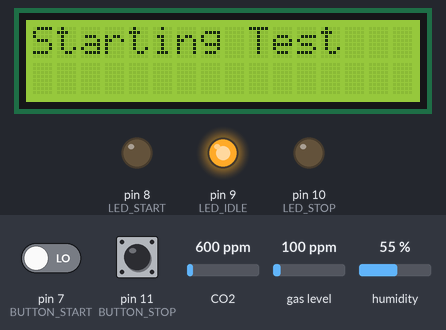
Bench run of a sketch on a simulated Arduino Uno, built with avr-gcc and run on an emulated ATmega328P. Parts: 16×2 character LCD, output pins drawn as LEDs (lit = HIGH). Inputs (shaded band) come from the test bench; at power-on: gas level 100 ppm, pin 7 (BUTTON_START) LOW, pin 11 (BUTTON_STOP) LOW, CO2 600 ppm, humidity 55 %. What the sketch prints to the serial monitor is not drawn.

Above: at 1.2 s.
1.3 s: gas level set to 20 ppm
At 5.7 s:
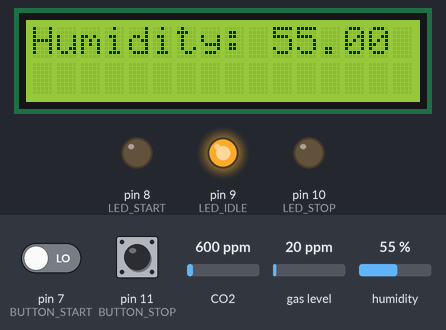
At 11.3 s:
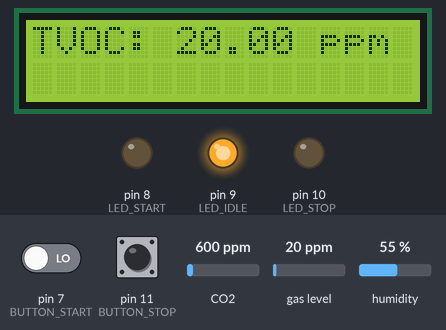
11.6 s: pin 7 (BUTTON_START) driven HIGH
At 15.7 s:
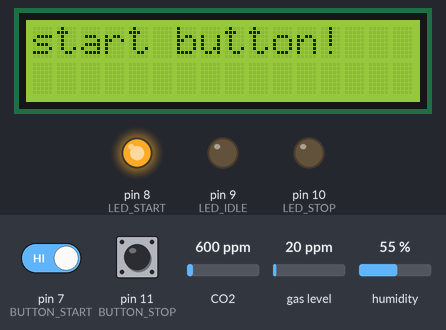
Timing chart, 0 to 17.2 s (numbered marks = the images above; inputs shaded):
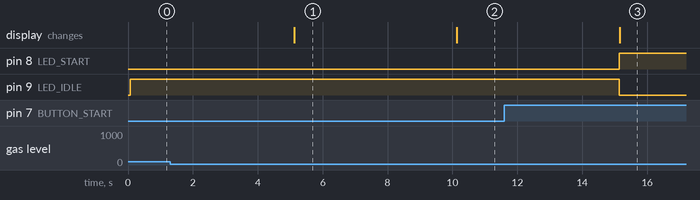

The sketch:

sensor_integrate.ino
```cpp
#include <Arduino.h>
#include "sensor_def.h"


void setup() {
  // put your setup code here, to run once:
  // pin numbers for devices?
  // addresses?
  initializeSensors();
  initializeButtons();
}\

void loop() {
  // put your main code here, to run repeatedly:
  printLcd("Starting Test");
  delay(5000);
//  float humd = readHumidity();
//  String message = "Humidity: " + String(humd);
//  printLcd(message);
//  delay(5000);
//
//  float tmp = readTemp();
//  message = "Temp: " + String(tmp);
//  printLcd(message);
//  delay(5000);
//
//  float air = readAir();
//  message = "TVOC: " + String(air) + " ppm";
//  printLcd(message);
//  delay(5000);

    printHumidity(readHumidity());
    delay(5000);

//    printTemp(readTemp());
//    delay(5000);

    printAir(readAir());
    delay(5000);

   while(!buttonPressed(BUTTON_START)){
   }
   digitalWrite(LED_START, 1);
   digitalWrite(LED_IDLE, 0);
   printLcd("start button!");
   delay(5000);

   while(!buttonPressed(BUTTON_STOP)){
   }
   digitalWrite(LED_STOP, 1);
   digitalWrite(LED_START, 0);
   printLcd("stop button!");
   delay(5000);
}
```

sensor_def.h
```cpp
//for LCD, air quality, humidity, and tempurature

extern const int LED_START;
extern const int LED_IDLE;
extern const int LED_STOP;
extern const int BUTTON_START;
extern const int BUTTON_STOP;

// initialization
void initializeSensors();
void initializeButtons();

// reading
float readHumidity();
float readAir();
float readTemp();

// printing
void printLcd(String message);
void printAir(float air);
void printTemp(float temp);
void printHumidity(float hmd);
void printLcd();

bool buttonPressed(int buttonPin);
```

sensor_functions.cpp
```cpp
//for LCD, air quality, humidity, and tempurature

#include <Arduino.h>
#include <Wire.h>
#include "sensor_def.h"
#include "Adafruit_HTU21DF.h"
#include "Adafruit_SGP30.h"
#include "Adafruit_MCP9808.h"
#include <LiquidCrystal_I2C.h>

const int LED_START = 8;
const int LED_IDLE = 9;
const int LED_STOP = 10;
const int BUTTON_START = 7;
const int BUTTON_STOP = 11;

unsigned long debounceDelay = 50;
int buttonState;
int lastButtonState = 0;

Adafruit_SGP30 sgp;
Adafruit_HTU21DF htu = Adafruit_HTU21DF();
Adafruit_MCP9808 tempsensor = Adafruit_MCP9808();
LiquidCrystal_I2C lcd(0x27, 2, 1, 0, 4, 5, 6, 7, 3, POSITIVE);

// initialization
void initializeSensors() {
  // Wire.begin();
  Serial.begin(9600);
  Serial.println("Sensor Initialization");

  if (!htu.begin()) {
    Serial.println("Humidity not found");
    while (1);
  }
  if (!sgp.begin()){
    Serial.println("Air quality not found");
    while (1);
  }

//  if (!tempsensor.begin(0x18)) {
//    Serial.println("Temp not found");
//    while (1);
//  }
//  tempsensor.setResolution(3); // set resolution of temp sensor

  lcd.begin(16,2);
  lcd.clear();
}

void initializeButtons(){
  pinMode(BUTTON_START, INPUT);
  pinMode(BUTTON_STOP, INPUT);
  pinMode(LED_START, OUTPUT);
  pinMode(LED_STOP, OUTPUT);
  pinMode(LED_IDLE, OUTPUT);

  digitalWrite(LED_IDLE, 1); // idle led indicates device is on and not running
  digitalWrite(LED_START, 0);
  digitalWrite(LED_STOP, 0);
}

// reading
float readHumidity(){
  return htu.readHumidity();
}

float readAir(){
  if (! sgp.IAQmeasure()) {
    Serial.println("Measurement failed");
    return 0;
  }
  return sgp.TVOC;
}

float readTemp(){
  tempsensor.wake();
  float c = tempsensor.readTempC();
  tempsensor.shutdown_wake(1);
  return c;
}

// printing
void printAir(float air){
  String message = "TVOC: " + String(air) + " ppm";
  printLcd(message);
}

void printTemp(float temp){
  String message = "Temp: " + String(temp);
  printLcd(message);
}

void printHumidity(float hmd){
  String message = "Humidity: " + String(hmd);
  printLcd(message);
}

void printLcd(String message){
  lcd.clear();
  lcd.print(message);
}


bool buttonPressed(int buttonPin){
  int reading = digitalRead(buttonPin);
  unsigned long lastDebounceTime = 0;

  // button is pressed or noise detected
  if (reading != lastButtonState) {
    // reset the debouncing timer
    lastDebounceTime = millis();
  }

  // if the reading is longer than the debounce time, assume it is pressed
  if ((millis() - lastDebounceTime) > debounceDelay) {

    // if the button state has changed:
    if (reading != buttonState) {
      buttonState = reading;

      // only toggle the LED if the new button state is HIGH
      if (buttonState == HIGH) {
        return 1;
      }
    }
  }
  lastButtonState = reading;
  return 0;
}
```

Measured:
- after the input at 11.6 s, pin 8 (LED_START): LOW → HIGH after 3.5 s; pin 9 (LED_IDLE): HIGH → LOW after 3.5 s; the display: changes after 3.6 s (image 3)
- what the display in image 1 shows lasts 5.0 s, from 5.1 s to 10.1 s
